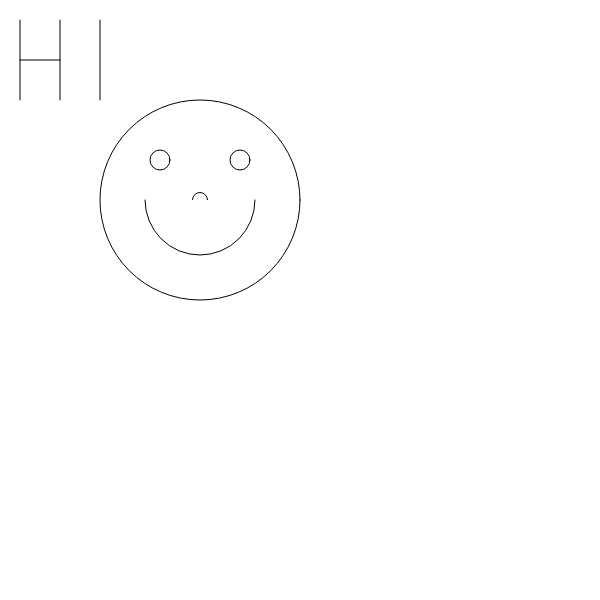
Frame 1 (no input)
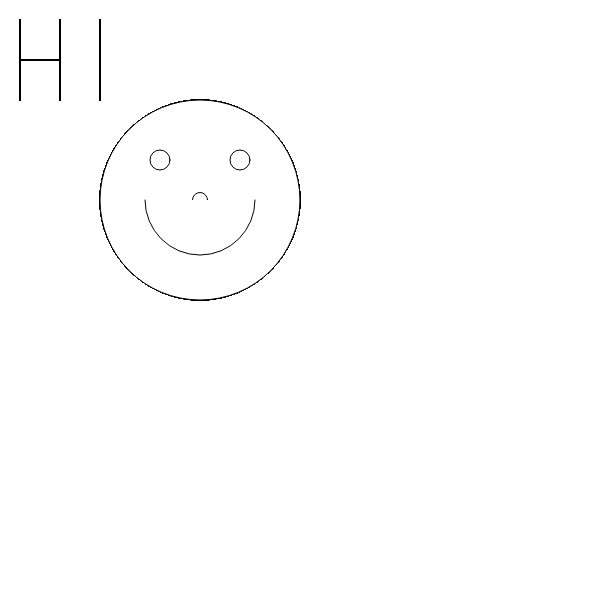
Frame 60 (no input)
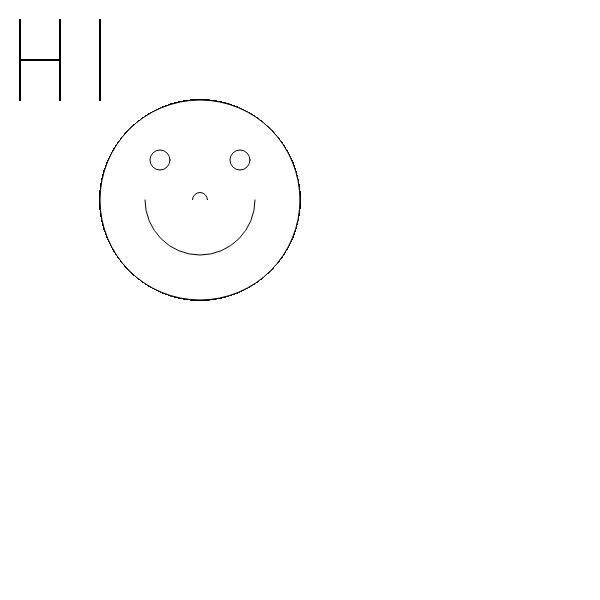
Frame 120 (the mouse pressed at the canvas centre since frame 60)

The p5.js sketch that drew these frames (run headless with seeded random() and noise() and a simulated clock; from frame 60 on, the mouse is pressed at the canvas centre):

// p5.js sketch
// ── sketch.js
// East House 2019 - p5.js Demo

// setup : Initialization runs once; called automatically
function setup() {
    
    // Create a blank canvas 600 pixels high and 600 pixels wide
    createCanvas(600, 600);
    
}

// draw : Loops forever; called automatically
function draw() {

    // Draw HI
    line(20, 20, 20, 100);	     // H left
    line(60, 20, 60, 100);	     // H right
    line(20, 60, 60, 60);	     // H middle
    line(100, 20, 100, 100);     // I

    // Draw a smiley
    ellipse(200,200,200);       // Face
    ellipse(200,200,15); 	    // Nose
    ellipse(160,160,20);	    // Left eye
    ellipse(240,160,20);	    // Right eye
    arc(200,200,110,110,0,PI);  // Mouth
}

 
